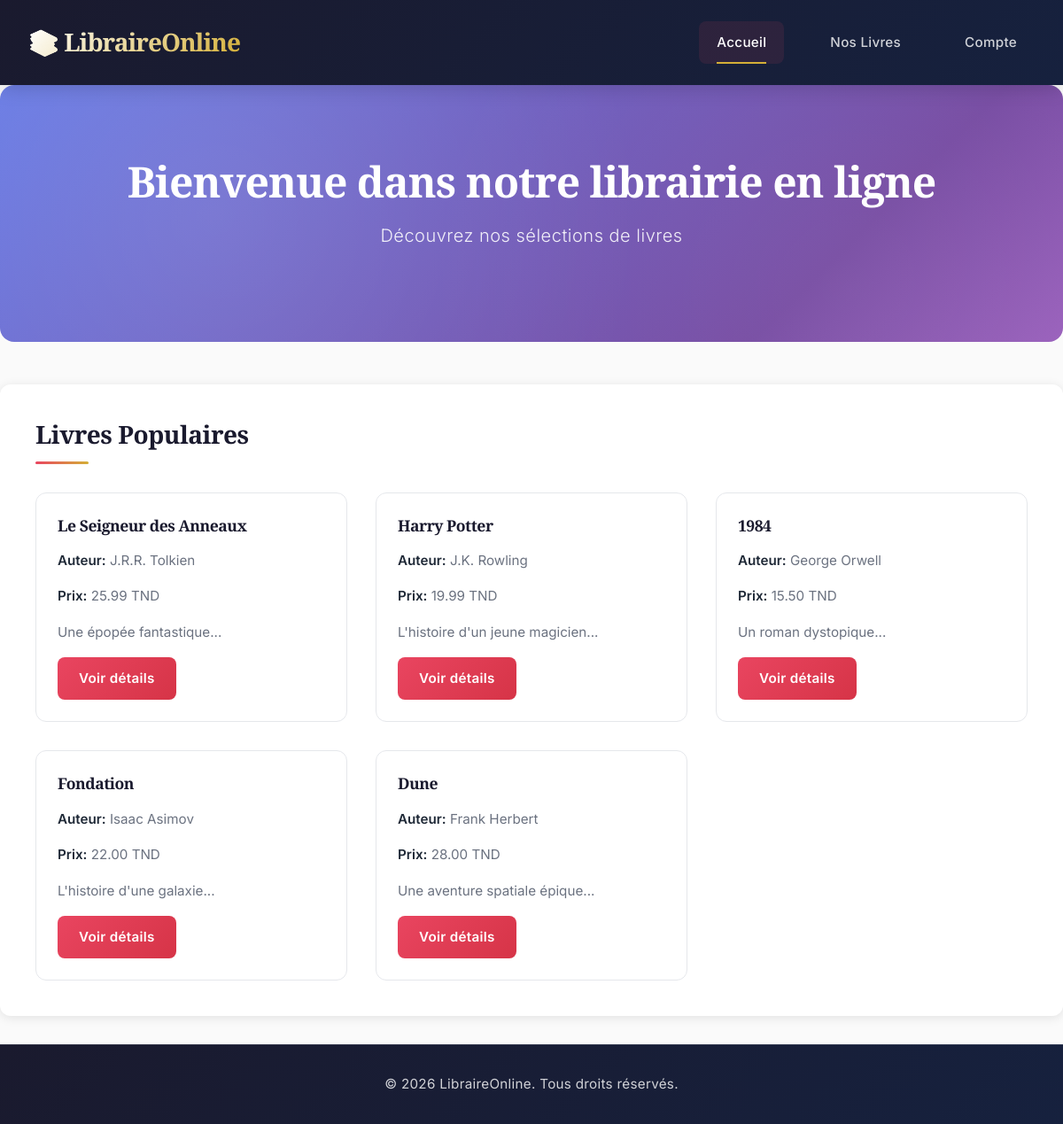
The page / on the database its author committed.
### tables this page shows
CREATE TABLE IF NOT EXISTS books (
    id INT AUTO_INCREMENT PRIMARY KEY,
    titre VARCHAR(150) NOT NULL,
    auteur VARCHAR(100) NOT NULL,
    prix DECIMAL(10, 2) NOT NULL,
    description TEXT,
    categorie VARCHAR(50),
    stock INT DEFAULT 0,
    date_ajout TIMESTAMP DEFAULT CURRENT_TIMESTAMP
);

### index.php (the view, shortened to what this page needs)
<!DOCTYPE html>
<html>
<head>
    <link rel="stylesheet" href="style.css">
</head>
<body>
    <header>
        <div class="container">
            <h1>📚 LibraireOnline</h1>
            <nav>
                <a href="index.php" class="active">Accueil</a>
                <a href="books.php">Nos Livres</a>
                <a href="auth.php">Compte</a>
            </nav>
        </div>
    </header>
    <main>
        <section class="hero">
            <h2>Bienvenue dans notre librairie en ligne</h2>
            <p>Découvrez nos sélections de livres</p>
        </section>
        <section class="books-section">
            <h3>Livres Populaires</h3>
            <?php
            include("connexion.php");
            $sql = "SELECT * FROM books LIMIT 6";
            $result = mysqli_query($conn, $sql);
            if (mysqli_num_rows($result) > 0) {
                echo "<div class='books-grid'>";
                while($row = mysqli_fetch_assoc($result)) {
                    echo "<div class='book-card'>";
                    echo "<h4>" . $row['titre'] . "</h4>";
                    echo "<p><strong>Auteur:</strong> " . $row['auteur'] . "</p>";
                    echo "<p><strong>Prix:</strong> " . $row['prix'] . " TND</p>";
                    echo "<p>" . substr($row['description'], 0, 50) . "...</p>";
                    echo "<a href='book_detail.php?id=" . $row['id'] . "' class='btn'>Voir détails</a>";
                    echo "</div>";
                }
                echo "</div>";
            }
            ?>
        </section>
    </main>
    <footer>
        <p>&copy; 2026 LibraireOnline. Tous droits réservés.</p>
    </footer>
</body>
</html>

### rows shown on the page
books: titre "Le Seigneur des Anneaux", auteur "J.R.R. Tolkien", prix "25.99", description "Une épopée fantastique"
books: titre "Harry Potter", auteur "J.K. Rowling", prix "19.99", description "L'histoire d'un jeune magicien"
books: titre "1984", auteur "George Orwell", prix "15.50", description "Un roman dystopique"
books: titre "Fondation", auteur "Isaac Asimov", prix "22.00", description "L'histoire d'une galaxie"
books: titre "Dune", auteur "Frank Herbert", prix "28.00", description "Une aventure spatiale épique"
